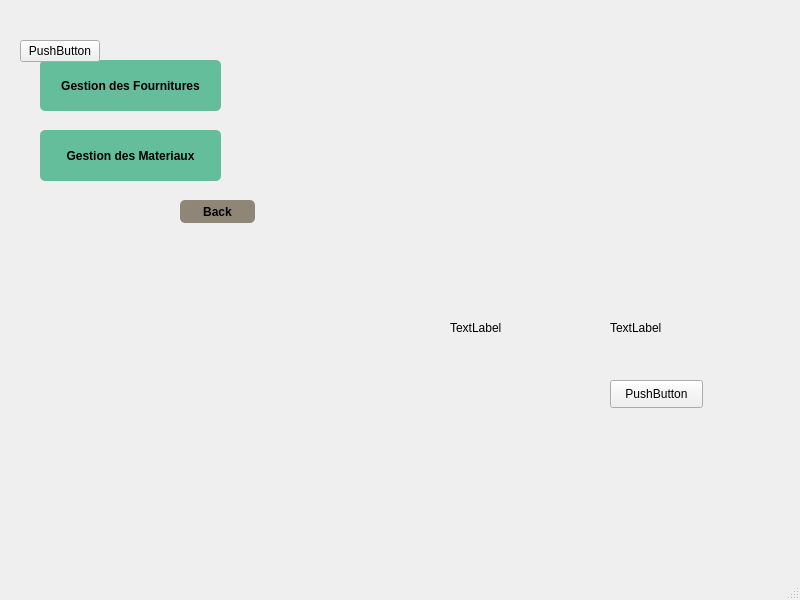
<?xml version="1.0" encoding="UTF-8"?>
<ui version="4.0">
 <class>MainWindow</class>
 <widget class="QMainWindow" name="MainWindow">
  <property name="geometry">
   <rect>
    <x>0</x>
    <y>0</y>
    <width>800</width>
    <height>600</height>
   </rect>
  </property>
  <property name="windowTitle">
   <string>MainWindow</string>
  </property>
  <widget class="QWidget" name="centralwidget">
   <widget class="QStackedWidget" name="stackedWidget">
    <property name="geometry">
     <rect>
      <x>20</x>
      <y>40</y>
      <width>691</width>
      <height>471</height>
     </rect>
    </property>
    <property name="currentIndex">
     <number>0</number>
    </property>
    <widget class="QWidget" name="page">
     <widget class="QPushButton" name="pushButton">
      <property name="geometry">
       <rect>
        <x>20</x>
        <y>20</y>
        <width>181</width>
        <height>51</height>
       </rect>
      </property>
      <property name="styleSheet">
       <string notr="true">QPushButton {
padding: 5px;
border-radius: 5px;
background-color:rgb(101, 190, 155);
font-weight: bold;
}
QPushButton:hover
{
color :white;
}</string>
      </property>
      <property name="text">
       <string>Gestion des Fournitures</string>
      </property>
     </widget>
     <widget class="QPushButton" name="pushButton_2">
      <property name="geometry">
       <rect>
        <x>20</x>
        <y>90</y>
        <width>181</width>
        <height>51</height>
       </rect>
      </property>
      <property name="styleSheet">
       <string notr="true">QPushButton {
padding: 5px;
border-radius: 5px;
background-color:rgb(101, 190, 155);
font-weight: bold;
}
QPushButton:hover
{
color :white;
}</string>
      </property>
      <property name="text">
       <string>Gestion des Materiaux</string>
      </property>
     </widget>
     <widget class="QPushButton" name="pushButton_17">
      <property name="geometry">
       <rect>
        <x>160</x>
        <y>160</y>
        <width>75</width>
        <height>23</height>
       </rect>
      </property>
      <property name="styleSheet">
       <string notr="true">QPushButton {
padding: 5px;
border-radius: 5px;
background-color:rgb(144, 134, 120);
font-weight: bold;
}
QPushButton:hover
{
color :white;
}</string>
      </property>
      <property name="text">
       <string>Back</string>
      </property>
     </widget>
     <widget class="QLabel" name="label_3">
      <property name="geometry">
       <rect>
        <x>430</x>
        <y>280</y>
        <width>55</width>
        <height>16</height>
       </rect>
      </property>
      <property name="text">
       <string>TextLabel</string>
      </property>
     </widget>
     <widget class="QPushButton" name="pushButton_7">
      <property name="text">
       <string>PushButton</string>
      </property>
     </widget>
     <widget class="QPushButton" name="pushButton_18">
      <property name="geometry">
       <rect>
        <x>590</x>
        <y>340</y>
        <width>93</width>
        <height>28</height>
       </rect>
      </property>
      <property name="text">
       <string>PushButton</string>
      </property>
     </widget>
     <widget class="QLabel" name="label_etat">
      <property name="geometry">
       <rect>
        <x>590</x>
        <y>280</y>
        <width>55</width>
        <height>16</height>
       </rect>
      </property>
      <property name="text">
       <string>TextLabel</string>
      </property>
     </widget>
    </widget>
    <widget class="QWidget" name="page_2">
     <widget class="QTableView" name="tableView">
      <property name="geometry">
       <rect>
        <x>0</x>
        <y>50</y>
        <width>381</width>
        <height>251</height>
       </rect>
      </property>
     </widget>
     <widget class="QPushButton" name="pushButton_3">
      <property name="geometry">
       <rect>
        <x>0</x>
        <y>400</y>
        <width>75</width>
        <height>23</height>
       </rect>
      </property>
      <property name="styleSheet">
       <string notr="true">QPushButton {
padding: 5px;
border-radius: 5px;
background-color:rgb(144, 134, 120);
font-weight: bold;
}
QPushButton:hover
{
color :white;
}</string>
      </property>
      <property name="text">
       <string>Back</string>
      </property>
     </widget>
     <widget class="QPushButton" name="pushButton_4">
      <property name="geometry">
       <rect>
        <x>50</x>
        <y>330</y>
        <width>111</width>
        <height>31</height>
       </rect>
      </property>
      <property name="styleSheet">
       <string notr="true">QPushButton {
padding: 5px;
border-radius: 5px;
background-color:rgb(101, 190, 155);
font-weight: bold;
}
QPushButton:hover
{
color :white;
}</string>
      </property>
      <property name="text">
       <string>Enregistrer PDF</string>
      </property>
     </widget>
     <widget class="QPushButton" name="pushButton_5">
      <property name="geometry">
       <rect>
        <x>210</x>
        <y>330</y>
        <width>111</width>
        <height>31</height>
       </rect>
      </property>
      <property name="styleSheet">
       <string notr="true">QPushButton {
padding: 5px;
border-radius: 5px;
background-color:rgb(101, 190, 155);
font-weight: bold;
}
QPushButton:hover
{
color :white;
}</string>
      </property>
      <property name="text">
       <string>Imprimer</string>
      </property>
     </widget>
     <widget class="QFrame" name="frame">
      <property name="geometry">
       <rect>
        <x>410</x>
        <y>40</y>
        <width>251</width>
        <height>111</height>
       </rect>
      </property>
      <property name="styleSheet">
       <string notr="true">background-color:rgb(233,248,255);</string>
      </property>
      <property name="frameShape">
       <enum>QFrame::Box</enum>
      </property>
      <property name="frameShadow">
       <enum>QFrame::Plain</enum>
      </property>
      <property name="lineWidth">
       <number>2</number>
      </property>
      <property name="midLineWidth">
       <number>0</number>
      </property>
      <widget class="QLabel" name="label_2">
       <property name="geometry">
        <rect>
         <x>20</x>
         <y>10</y>
         <width>211</width>
         <height>21</height>
        </rect>
       </property>
       <property name="font">
        <font>
         <pointsize>12</pointsize>
         <weight>75</weight>
         <bold>true</bold>
         <underline>true</underline>
        </font>
       </property>
       <property name="text">
        <string>Trier selon :</string>
       </property>
      </widget>
      <widget class="QRadioButton" name="radioButton">
       <property name="geometry">
        <rect>
         <x>20</x>
         <y>50</y>
         <width>95</width>
         <height>20</height>
        </rect>
       </property>
       <property name="text">
        <string>REF</string>
       </property>
      </widget>
     </widget>
     <widget class="QLabel" name="label">
      <property name="geometry">
       <rect>
        <x>10</x>
        <y>10</y>
        <width>301</width>
        <height>31</height>
       </rect>
      </property>
      <property name="font">
       <font>
        <pointsize>15</pointsize>
        <weight>75</weight>
        <bold>true</bold>
       </font>
      </property>
      <property name="text">
       <string>&lt;html&gt;&lt;head/&gt;&lt;body&gt;&lt;p&gt;&lt;span style=&quot; color:#00007f;&quot;&gt;Gestion des Fournitures&lt;/span&gt;&lt;/p&gt;&lt;p&gt;&lt;br/&gt;&lt;/p&gt;&lt;p&gt;&lt;br/&gt;&lt;/p&gt;&lt;/body&gt;&lt;/html&gt;</string>
      </property>
     </widget>
     <widget class="QLineEdit" name="lineEdit">
      <property name="geometry">
       <rect>
        <x>510</x>
        <y>160</y>
        <width>131</width>
        <height>20</height>
       </rect>
      </property>
     </widget>
     <widget class="QPushButton" name="pushButton_6">
      <property name="geometry">
       <rect>
        <x>420</x>
        <y>160</y>
        <width>75</width>
        <height>23</height>
       </rect>
      </property>
      <property name="styleSheet">
       <string notr="true">QPushButton {
padding: 5px;
border-radius: 5px;
background-color:rgb(101, 190, 155);
font-weight: bold;
}
QPushButton:hover
{
color :white;
}</string>
      </property>
      <property name="text">
       <string>Rechercher</string>
      </property>
     </widget>
     <widget class="QFrame" name="frame_2">
      <property name="geometry">
       <rect>
        <x>410</x>
        <y>200</y>
        <width>251</width>
        <height>241</height>
       </rect>
      </property>
      <property name="styleSheet">
       <string notr="true">background-color:rgb(233,248,255);</string>
      </property>
      <property name="frameShape">
       <enum>QFrame::Box</enum>
      </property>
      <property name="frameShadow">
       <enum>QFrame::Plain</enum>
      </property>
      <property name="lineWidth">
       <number>2</number>
      </property>
      <property name="midLineWidth">
       <number>0</number>
      </property>
      <widget class="QLabel" name="label_4">
       <property name="geometry">
        <rect>
         <x>10</x>
         <y>10</y>
         <width>71</width>
         <height>16</height>
        </rect>
       </property>
       <property name="text">
        <string>loc:</string>
       </property>
      </widget>
      <widget class="QLabel" name="label_5">
       <property name="geometry">
        <rect>
         <x>10</x>
         <y>40</y>
         <width>47</width>
         <height>14</height>
        </rect>
       </property>
       <property name="text">
        <string>ref :</string>
       </property>
      </widget>
      <widget class="QLabel" name="label_6">
       <property name="geometry">
        <rect>
         <x>10</x>
         <y>70</y>
         <width>47</width>
         <height>14</height>
        </rect>
       </property>
       <property name="text">
        <string>nom:</string>
       </property>
      </widget>
      <widget class="QLabel" name="label_8">
       <property name="geometry">
        <rect>
         <x>10</x>
         <y>100</y>
         <width>47</width>
         <height>14</height>
        </rect>
       </property>
       <property name="text">
        <string>type:</string>
       </property>
      </widget>
      <widget class="QLineEdit" name="lineEdit_loc">
       <property name="geometry">
        <rect>
         <x>90</x>
         <y>10</y>
         <width>113</width>
         <height>20</height>
        </rect>
       </property>
      </widget>
      <widget class="QLineEdit" name="lineEdit_ref_2">
       <property name="geometry">
        <rect>
         <x>90</x>
         <y>40</y>
         <width>113</width>
         <height>20</height>
        </rect>
       </property>
      </widget>
      <widget class="QLineEdit" name="lineEdit_nom">
       <property name="geometry">
        <rect>
         <x>90</x>
         <y>70</y>
         <width>113</width>
         <height>20</height>
        </rect>
       </property>
      </widget>
      <widget class="QLineEdit" name="lineEdit_type_2">
       <property name="geometry">
        <rect>
         <x>90</x>
         <y>100</y>
         <width>113</width>
         <height>20</height>
        </rect>
       </property>
      </widget>
      <widget class="QPushButton" name="pushButton_ajouter">
       <property name="geometry">
        <rect>
         <x>10</x>
         <y>210</y>
         <width>75</width>
         <height>23</height>
        </rect>
       </property>
       <property name="styleSheet">
        <string notr="true">QPushButton {
padding: 5px;
border-radius: 5px;
background-color:rgb(101, 190, 155);
font-weight: bold;
}
QPushButton:hover
{
color :white;
}</string>
       </property>
       <property name="text">
        <string>Ajouter</string>
       </property>
      </widget>
      <widget class="QPushButton" name="pushButton_8">
       <property name="geometry">
        <rect>
         <x>90</x>
         <y>210</y>
         <width>75</width>
         <height>23</height>
        </rect>
       </property>
       <property name="styleSheet">
        <string notr="true">QPushButton {
padding: 5px;
border-radius: 5px;
background-color:rgb(101, 190, 155);
font-weight: bold;
}
QPushButton:hover
{
color :white;
}</string>
       </property>
       <property name="text">
        <string>Modifier</string>
       </property>
      </widget>
      <widget class="QPushButton" name="pushButton_9">
       <property name="geometry">
        <rect>
         <x>170</x>
         <y>210</y>
         <width>75</width>
         <height>23</height>
        </rect>
       </property>
       <property name="styleSheet">
        <string notr="true">QPushButton {
padding: 5px;
border-radius: 5px;
background-color:rgb(101, 190, 155);
font-weight: bold;
}
QPushButton:hover
{
color :white;
}</string>
       </property>
       <property name="text">
        <string>Supprimer</string>
       </property>
      </widget>
     </widget>
    </widget>
    <widget class="QWidget" name="page_3">
     <widget class="QTableView" name="tableView_2">
      <property name="geometry">
       <rect>
        <x>10</x>
        <y>50</y>
        <width>381</width>
        <height>251</height>
       </rect>
      </property>
     </widget>
     <widget class="QPushButton" name="pushButton_10">
      <property name="geometry">
       <rect>
        <x>450</x>
        <y>180</y>
        <width>91</width>
        <height>23</height>
       </rect>
      </property>
      <property name="styleSheet">
       <string notr="true">QPushButton {
padding: 5px;
border-radius: 5px;
background-color:rgb(101, 190, 155);
font-weight: bold;
}
QPushButton:hover
{
color :white;
}</string>
      </property>
      <property name="text">
       <string>Rechercher</string>
      </property>
     </widget>
     <widget class="QPushButton" name="pushButton_11">
      <property name="geometry">
       <rect>
        <x>10</x>
        <y>400</y>
        <width>75</width>
        <height>23</height>
       </rect>
      </property>
      <property name="styleSheet">
       <string notr="true">QPushButton {
padding: 5px;
border-radius: 5px;
background-color:rgb(144, 134, 120);
font-weight: bold;
}
QPushButton:hover
{
color :white;
}</string>
      </property>
      <property name="text">
       <string>Back</string>
      </property>
     </widget>
     <widget class="QPushButton" name="pushButton_12">
      <property name="geometry">
       <rect>
        <x>230</x>
        <y>320</y>
        <width>111</width>
        <height>31</height>
       </rect>
      </property>
      <property name="styleSheet">
       <string notr="true">QPushButton {
padding: 5px;
border-radius: 5px;
background-color:rgb(101, 190, 155);
font-weight: bold;
}
QPushButton:hover
{
color :white;
}</string>
      </property>
      <property name="text">
       <string>Enregistrer PDF</string>
      </property>
     </widget>
     <widget class="QPushButton" name="pushButton_13">
      <property name="geometry">
       <rect>
        <x>40</x>
        <y>320</y>
        <width>111</width>
        <height>31</height>
       </rect>
      </property>
      <property name="styleSheet">
       <string notr="true">QPushButton {
padding: 5px;
border-radius: 5px;
background-color:rgb(101, 190, 155);
font-weight: bold;
}
QPushButton:hover
{
color :white;
}</string>
      </property>
      <property name="text">
       <string>Imprimer</string>
      </property>
     </widget>
     <widget class="QLabel" name="label_10">
      <property name="geometry">
       <rect>
        <x>10</x>
        <y>0</y>
        <width>301</width>
        <height>31</height>
       </rect>
      </property>
      <property name="font">
       <font>
        <pointsize>15</pointsize>
        <weight>75</weight>
        <bold>true</bold>
       </font>
      </property>
      <property name="text">
       <string>&lt;html&gt;&lt;head/&gt;&lt;body&gt;&lt;p&gt;&lt;span style=&quot; color:#00007f;&quot;&gt;Gestion des Matériaux&lt;/span&gt;&lt;/p&gt;&lt;p&gt;&lt;br/&gt;&lt;/p&gt;&lt;/body&gt;&lt;/html&gt;</string>
      </property>
     </widget>
     <widget class="QLineEdit" name="lineEdit_6">
      <property name="geometry">
       <rect>
        <x>550</x>
        <y>180</y>
        <width>131</width>
        <height>20</height>
       </rect>
      </property>
     </widget>
     <widget class="QFrame" name="frame_3">
      <property name="geometry">
       <rect>
        <x>460</x>
        <y>50</y>
        <width>221</width>
        <height>121</height>
       </rect>
      </property>
      <property name="styleSheet">
       <string notr="true">background-color:rgb(233,248,255);</string>
      </property>
      <property name="frameShape">
       <enum>QFrame::Box</enum>
      </property>
      <property name="frameShadow">
       <enum>QFrame::Plain</enum>
      </property>
      <property name="lineWidth">
       <number>2</number>
      </property>
      <property name="midLineWidth">
       <number>0</number>
      </property>
      <widget class="QLabel" name="label_11">
       <property name="geometry">
        <rect>
         <x>20</x>
         <y>10</y>
         <width>111</width>
         <height>21</height>
        </rect>
       </property>
       <property name="font">
        <font>
         <pointsize>12</pointsize>
         <weight>75</weight>
         <bold>true</bold>
         <underline>true</underline>
        </font>
       </property>
       <property name="text">
        <string>Trier selon:</string>
       </property>
      </widget>
      <widget class="QRadioButton" name="radioButton_2">
       <property name="geometry">
        <rect>
         <x>30</x>
         <y>60</y>
         <width>95</width>
         <height>20</height>
        </rect>
       </property>
       <property name="text">
        <string>CODE</string>
       </property>
      </widget>
     </widget>
     <widget class="QFrame" name="frame_4">
      <property name="geometry">
       <rect>
        <x>460</x>
        <y>240</y>
        <width>251</width>
        <height>261</height>
       </rect>
      </property>
      <property name="styleSheet">
       <string notr="true">background-color:rgb(233,248,255);</string>
      </property>
      <property name="frameShape">
       <enum>QFrame::Box</enum>
      </property>
      <property name="frameShadow">
       <enum>QFrame::Plain</enum>
      </property>
      <property name="lineWidth">
       <number>2</number>
      </property>
      <property name="midLineWidth">
       <number>0</number>
      </property>
      <widget class="QLabel" name="label_codemat">
       <property name="geometry">
        <rect>
         <x>10</x>
         <y>10</y>
         <width>71</width>
         <height>16</height>
        </rect>
       </property>
       <property name="text">
        <string>Code mat</string>
       </property>
      </widget>
      <widget class="QLabel" name="label_ref">
       <property name="geometry">
        <rect>
         <x>10</x>
         <y>50</y>
         <width>61</width>
         <height>16</height>
        </rect>
       </property>
       <property name="text">
        <string>reference</string>
       </property>
      </widget>
      <widget class="QLineEdit" name="lineEdit_code">
       <property name="geometry">
        <rect>
         <x>90</x>
         <y>10</y>
         <width>113</width>
         <height>20</height>
        </rect>
       </property>
      </widget>
      <widget class="QLineEdit" name="lineEdit_ref">
       <property name="geometry">
        <rect>
         <x>90</x>
         <y>50</y>
         <width>113</width>
         <height>20</height>
        </rect>
       </property>
      </widget>
      <widget class="QPushButton" name="pushButton_14">
       <property name="geometry">
        <rect>
         <x>40</x>
         <y>180</y>
         <width>75</width>
         <height>23</height>
        </rect>
       </property>
       <property name="styleSheet">
        <string notr="true">QPushButton {
padding: 5px;
border-radius: 5px;
background-color:rgb(101, 190, 155);
font-weight: bold;
}
QPushButton:hover
{
color :white;
}</string>
       </property>
       <property name="text">
        <string>Ajouter</string>
       </property>
      </widget>
      <widget class="QPushButton" name="pushButton_15">
       <property name="geometry">
        <rect>
         <x>130</x>
         <y>180</y>
         <width>75</width>
         <height>23</height>
        </rect>
       </property>
       <property name="styleSheet">
        <string notr="true">QPushButton {
padding: 5px;
border-radius: 5px;
background-color:rgb(101, 190, 155);
font-weight: bold;
}
QPushButton:hover
{
color :white;
}</string>
       </property>
       <property name="text">
        <string>Modifier</string>
       </property>
      </widget>
      <widget class="QPushButton" name="pushButton_16">
       <property name="geometry">
        <rect>
         <x>90</x>
         <y>210</y>
         <width>75</width>
         <height>23</height>
        </rect>
       </property>
       <property name="styleSheet">
        <string notr="true">QPushButton {
padding: 5px;
border-radius: 5px;
background-color:rgb(101, 190, 155);
font-weight: bold;
}
QPushButton:hover
{
color :white;
}</string>
       </property>
       <property name="text">
        <string>Supprimer</string>
       </property>
      </widget>
      <widget class="QLabel" name="label_nom">
       <property name="geometry">
        <rect>
         <x>20</x>
         <y>80</y>
         <width>71</width>
         <height>16</height>
        </rect>
       </property>
       <property name="text">
        <string>Nom</string>
       </property>
      </widget>
      <widget class="QLineEdit" name="lineEdit_nom_2">
       <property name="geometry">
        <rect>
         <x>90</x>
         <y>80</y>
         <width>111</width>
         <height>20</height>
        </rect>
       </property>
      </widget>
      <widget class="QLineEdit" name="lineEdit_type">
       <property name="geometry">
        <rect>
         <x>90</x>
         <y>110</y>
         <width>111</width>
         <height>20</height>
        </rect>
       </property>
      </widget>
      <widget class="QLabel" name="label_type">
       <property name="geometry">
        <rect>
         <x>20</x>
         <y>110</y>
         <width>71</width>
         <height>16</height>
        </rect>
       </property>
       <property name="text">
        <string>type</string>
       </property>
      </widget>
      <widget class="QLineEdit" name="lineEdit_quantite">
       <property name="geometry">
        <rect>
         <x>90</x>
         <y>140</y>
         <width>111</width>
         <height>20</height>
        </rect>
       </property>
      </widget>
      <widget class="QLabel" name="label_type_2">
       <property name="geometry">
        <rect>
         <x>20</x>
         <y>140</y>
         <width>71</width>
         <height>16</height>
        </rect>
       </property>
       <property name="text">
        <string>quantite</string>
       </property>
      </widget>
     </widget>
    </widget>
   </widget>
  </widget>
  <widget class="QMenuBar" name="menubar">
   <property name="geometry">
    <rect>
     <x>0</x>
     <y>0</y>
     <width>800</width>
     <height>26</height>
    </rect>
   </property>
  </widget>
  <widget class="QStatusBar" name="statusbar"/>
 </widget>
 <resources/>
 <connections/>
</ui>
